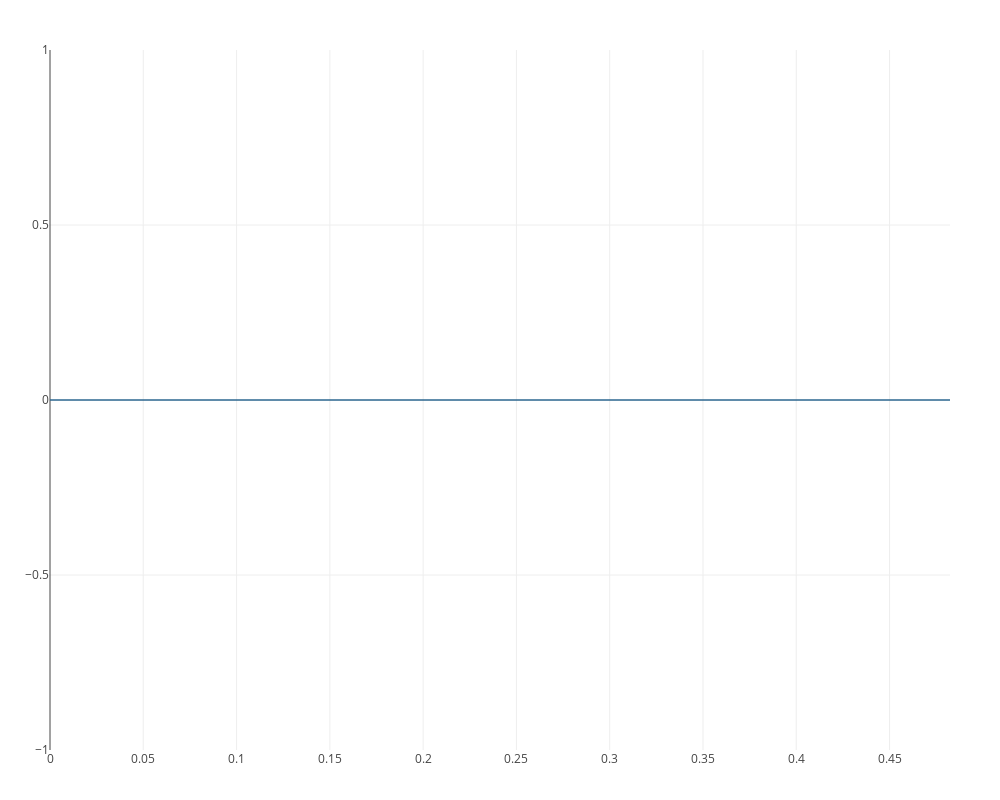

The code cell stored with this chart in its notebook:
### Code cell
plotbetticurve_pjs(C, dim=2)

### Figure 1 — Plotly figure (JSON) as saved in the notebook; plotly's stock layout.template omitted (floating-point values rounded to 4 significant figures; data arrays with more than 128 entries replaced by an {"elided": "..."} marker saying what was removed)
{"data": [{"line": {"width": 1}, "mode": "line", "type": "scatter", "x": {"elided": "889 float values"}, "y": {"elided": "889 int values"}}], "layout": {"height": 800, "hovermode": "closest", "margin": {"b": 50, "l": 50, "r": 50, "t": 50}, "scene": {"aspectmode": "manual", "aspectratio": {"x": null, "y": 0}}, "showlegend": false, "width": 1000}}
